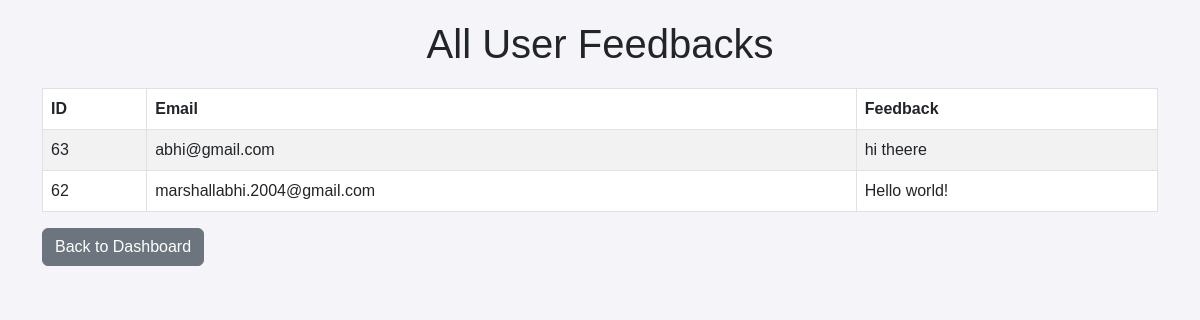
/admin_feedback (signed in), run on the app's committed database.
### tables this page shows
CREATE TABLE feedback (
                    id INTEGER PRIMARY KEY AUTOINCREMENT,
                    email TEXT NOT NULL,
                    feedback TEXT NOT NULL
                );

### app.py (the view)
@app.route('/admin_feedback')
def admin_feedback():
    if not session.get('admin'):
        flash('Unauthorized access. Admins only.', 'danger')
        return redirect(url_for('login'))
    conn = get_db_connection()
    feedbacks = conn.execute('SELECT * FROM feedback ORDER BY id DESC').fetchall()
    conn.close()
    return render_template('admin_feedback.html', feedbacks=feedbacks)

### app.py (called while the page is built)
def get_db_connection():
    conn = sqlite3.connect(DATABASE)
    conn.row_factory = sqlite3.Row
    return conn

### templates/admin_feedback.html (shortened to what this page needs)
<!DOCTYPE html>
<html lang="en">
<head>
  <link rel="stylesheet" href="https://cdnjs.cloudflare.com/ajax/libs/bootstrap/5.3.0/css/bootstrap.min.css">
</head>
<body>
  <div class="header">
    <h1>All User Feedbacks</h1>
  </div>
  <div class="container">
    <table class="table table-bordered table-striped">
      <thead>
        <tr>
          <th>ID</th>
          <th>Email</th>
          <th>Feedback</th>
        </tr>
      </thead>
      <tbody>
        {% for feedback in feedbacks %}
        <tr>
          <td>{{ feedback.id }}</td>
          <td>{{ feedback.email }}</td>
          <td>{{ feedback.feedback }}</td>
        </tr>
        {% else %}
        <tr>
          <td colspan="3" class="text-center">No feedback available.</td>
        </tr>
        {% endfor %}
      </tbody>
    </table>
    <a href="{{ url_for('admin') }}" class="btn btn-secondary">Back to Dashboard</a>
  </div>
</body>
</html>

### templates/admin_feedback.html (style rules this page uses)
body { margin: 20px; font-family: Arial, sans-serif; background-color: #f4f4f9; }
.header { text-align: center; margin-bottom: 20px; }
table { margin-top: 20px; }

### data on the page
feedback: id "63", email "abhi@gmail.com", feedback "hi theere"
feedback: id "62", email "marshallabhi.2004@gmail.com", feedback "Hello world!"
